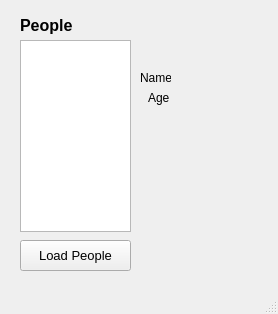
<?xml version="1.0" encoding="UTF-8"?>
<ui version="4.0">
 <class>MainWindow</class>
 <widget class="QMainWindow" name="MainWindow">
  <property name="windowModality">
   <enum>Qt::NonModal</enum>
  </property>
  <property name="geometry">
   <rect>
    <x>0</x>
    <y>0</y>
    <width>278</width>
    <height>314</height>
   </rect>
  </property>
  <property name="windowTitle">
   <string>Load Data Example</string>
  </property>
  <widget class="QWidget" name="centralwidget">
   <widget class="QListWidget" name="listPeople">
    <property name="geometry">
     <rect>
      <x>20</x>
      <y>40</y>
      <width>111</width>
      <height>192</height>
     </rect>
    </property>
   </widget>
   <widget class="QLabel" name="label">
    <property name="geometry">
     <rect>
      <x>20</x>
      <y>10</y>
      <width>71</width>
      <height>31</height>
     </rect>
    </property>
    <property name="font">
     <font>
      <pointsize>12</pointsize>
      <weight>75</weight>
      <bold>true</bold>
     </font>
    </property>
    <property name="text">
     <string>People</string>
    </property>
   </widget>
   <widget class="QPushButton" name="pushLoadPeople">
    <property name="geometry">
     <rect>
      <x>20</x>
      <y>240</y>
      <width>111</width>
      <height>31</height>
     </rect>
    </property>
    <property name="font">
     <font>
      <pointsize>10</pointsize>
     </font>
    </property>
    <property name="text">
     <string>Load People</string>
    </property>
   </widget>
   <widget class="QLabel" name="label_2">
    <property name="geometry">
     <rect>
      <x>140</x>
      <y>70</y>
      <width>31</width>
      <height>16</height>
     </rect>
    </property>
    <property name="text">
     <string>Name:</string>
    </property>
   </widget>
   <widget class="QLabel" name="label_3">
    <property name="geometry">
     <rect>
      <x>148</x>
      <y>90</y>
      <width>21</width>
      <height>16</height>
     </rect>
    </property>
    <property name="text">
     <string>Age:</string>
    </property>
   </widget>
   <widget class="QLabel" name="labelName">
    <property name="geometry">
     <rect>
      <x>180</x>
      <y>70</y>
      <width>81</width>
      <height>16</height>
     </rect>
    </property>
    <property name="text">
     <string/>
    </property>
   </widget>
   <widget class="QLabel" name="labelAge">
    <property name="geometry">
     <rect>
      <x>180</x>
      <y>90</y>
      <width>61</width>
      <height>16</height>
     </rect>
    </property>
    <property name="text">
     <string/>
    </property>
   </widget>
  </widget>
  <widget class="QMenuBar" name="menubar">
   <property name="geometry">
    <rect>
     <x>0</x>
     <y>0</y>
     <width>278</width>
     <height>21</height>
    </rect>
   </property>
  </widget>
  <widget class="QStatusBar" name="statusbar"/>
 </widget>
 <resources/>
 <connections/>
</ui>
